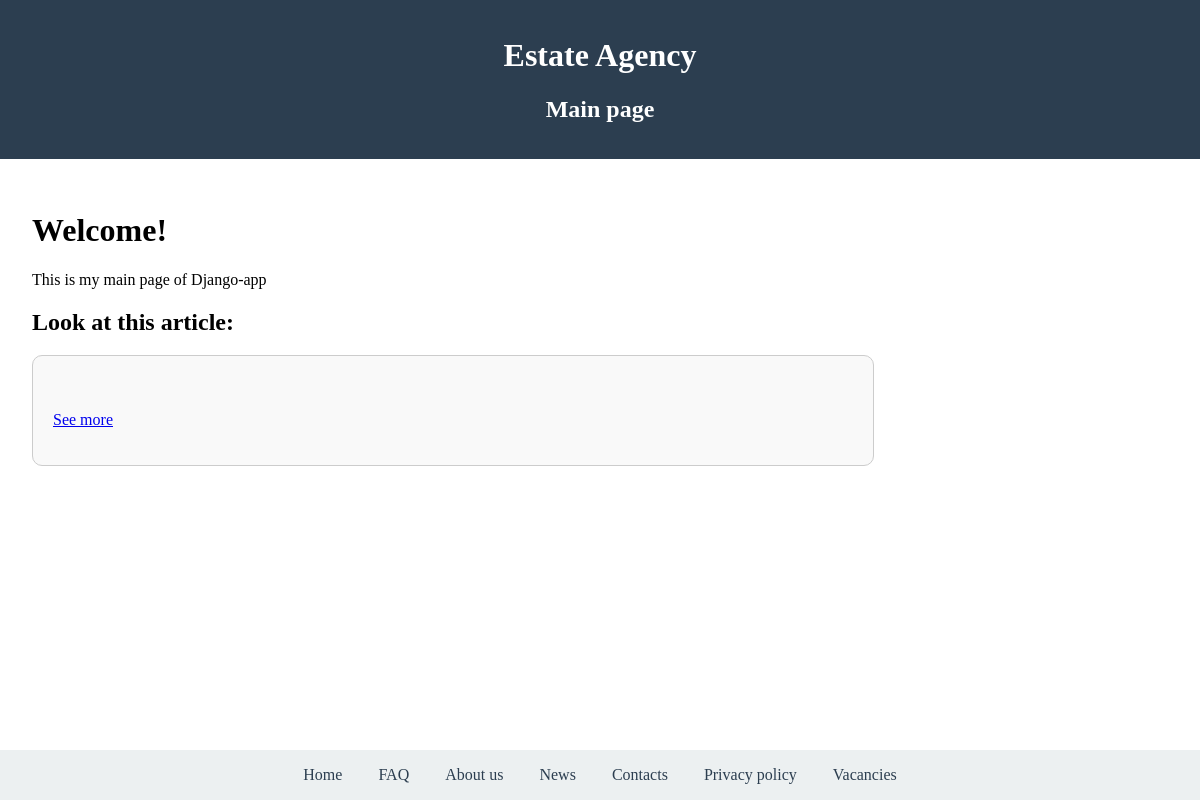
Before: / with the older database file.
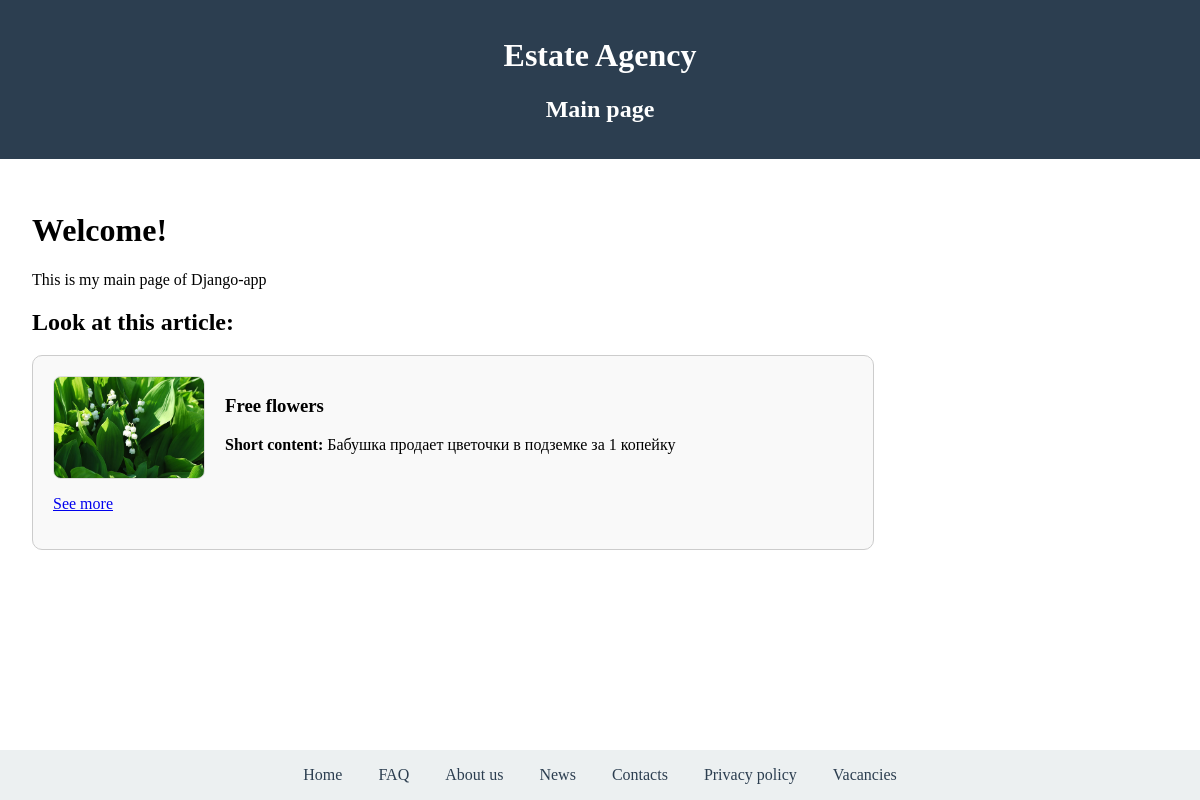
After: the same page with the newer database file.
### articles/models.py (models this page shows, shortened)
class Article(models.Model):
    author = models.ManyToManyField(User, blank=True)
    title = models.CharField(
        null=False,
        blank=False,
        max_length=50,
        verbose_name="Article title",
        help_text="Заголовок статьи"
    )
    short_content = models.CharField(
        null=False,
        blank=False,
        max_length=150,
        verbose_name="Brief article content",
        help_text="Краткое содержание статьи"
    )
    content = models.TextField(
        null=False,
        blank=False,
        verbose_name="Content",
        help_text="Статья"
    )
    image = models.ImageField(
        blank=True,
        null=True,
        verbose_name="Image",
        help_text="Прилагаемая картинка",
        upload_to='articles/'
    )
    created_at = models.DateTimeField(auto_now_add=True)
    updated_at = models.DateTimeField(auto_now=True)

### site_manager/views.py (the view)
# urls.py: 2. Add a URL to urlpatterns:  path('', views.home, name='home')
def home(request):
    last_article = Article.objects.last()
    if not last_article:
        last_article = ""
    return render(request, "site_manager/home.html",
    {"article": last_article})

### site_manager/templates/site_manager/home.html
{% extends "base.html" %}
{% block site_name %}Main page{% endblock %}
{% block content %}
    <h1>Welcome!</h1>
    <p>This is my main page of Django-app</p>
    <h2>Look at this article:</h2>
    <div style="border: 1px solid #ccc; padding: 20px; border-radius: 10px; background-color: #f9f9f9; max-width: 800px;">
        <div style="display: flex; align-items: flex-start; gap: 20px;">
            {% if article.image %}
                <img src="{{ article.image.url }}" alt="Article picture" width="150"
                     style="flex-shrink: 0; border: 1px solid #ddd; border-radius: 8px;">
            {% endif %}
            <div>
                <h3>{{ article.title }}</h3>
                {% if article.short_content %}
                    <p><strong>Short content:</strong> {{ article.short_content }}</p>
                {% endif %}
            </div>
        </div>
        <p><a href="{% url 'faq' %}">See more</a></p>
    </div>
{% endblock %}

### templates/base.html (shortened to what this page needs)
<!DOCTYPE html>
<html lang="en">
<head>
</head>
<body>
    <header>
        <h1>Estate Agency</h1>
        <h2>{% block site_name %}{% endblock %}</h2>
    </header>
    <main>
        {% block content %}
        {% endblock %}
    </main>
    <footer>
        <div>
            <a href="{% url 'home' %}">Home</a>
            <a href="{% url 'faq' %}">FAQ</a>
            <a href="{% url 'about' %}">About us</a>
            <a href="{% url 'news' %}">News</a>
            <a href="{% url 'contacts' %}">Contacts</a>
            <a href="{% url 'privacy_policy' %}">Privacy policy</a>
            <a href="{% url 'vacancies' %}">Vacancies</a>
        </div>
    </footer>
</body>
</html>

### templates/base.html (style rules this page uses)
body { margin: 0; font-family: Arial, sans-serif; display: flex; flex-direction: column; min-height: 100vh; }
header { font-family: "Comic Sans MS"; background-color: #2c3e50; color: white; padding: 1rem 2rem; text-align: center; }
main { font-family: "Candara"; flex: 1; padding: 2rem; }
footer { font-family: "Candara"; background-color: #ecf0f1; padding: 1rem 2rem; text-align: center; }
footer a { margin: 0 1rem; color: #2c3e50; text-decoration: none; }

Changed rows visible on the page:
added Article: image (picture), title "Free flowers", short_content "Бабушка продает цветочки в подземке за 1 копейку"
Other visible differences:
text now shown: "Short content:"
